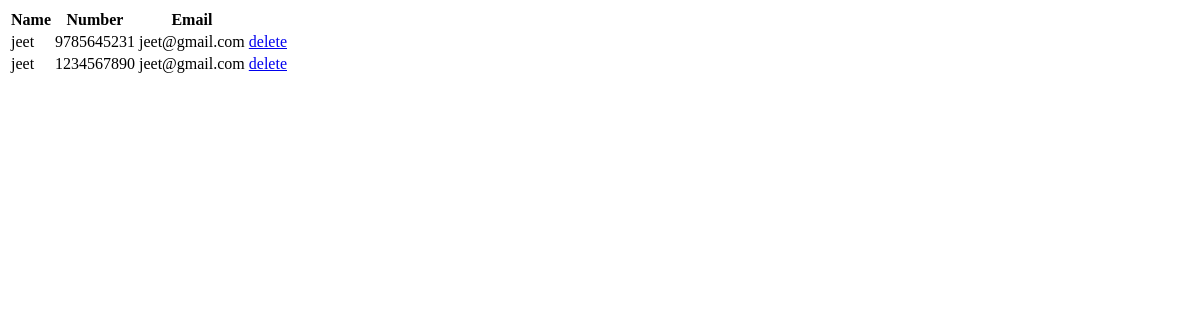
Page /getstudent on the earlier database version.
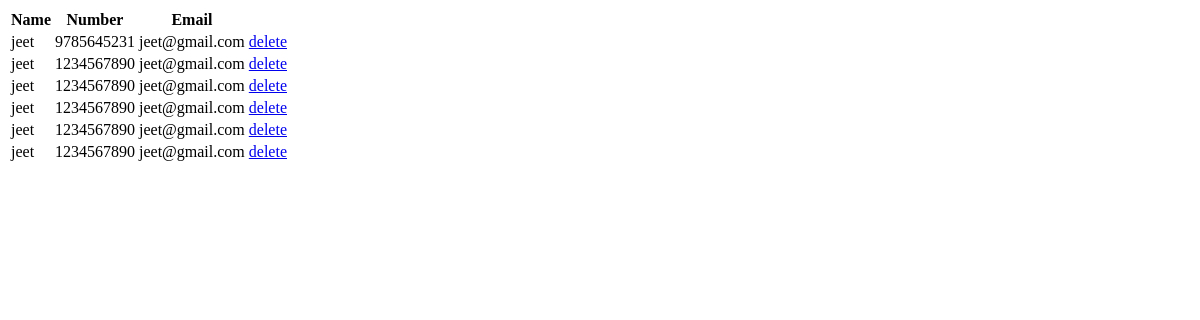
Same page on the later database version.
### myuserapp/models.py (models this page shows, shortened)
class Student(models.Model):
    name = models.CharField("Name",max_length=30)
    mobile = models.CharField("Number",max_length=10)
    email = models.EmailField("Email",blank=False)

### myuserapp/views.py (the view)
# urls.py: path('getstudent',views.getstudent),
def getstudent(request):
    myStudentList = Student.objects.all()
    return render(request,'getstudent.html',{'mydata' : myStudentList})

### templates/getstudent.html (shortened to what this page needs)
<!doctype html>
<html lang="en">
  <head>
  </head>
  <body>
    <table>
      <tr>
        <th>Name</th>
        <th>Number</th>
        <th>Email</th>
      </tr>
      {% for i in mydata %}
      <tr>
        <td>{{i.name}}</td>
        <td>{{i.mobile}}</td>
        <td>{{i.email}}</td>
        <td><a href="/deletestudent/{{i.id}}">delete</a></td>
      </tr>
      {% endfor %}
    </table>
  </body>
</html>

Differences in the rows shown:
added Student: name "jeet", mobile "1234567890", email "jeet@gmail.com"
added Student: name "jeet", mobile "1234567890", email "jeet@gmail.com"
added Student: name "jeet", mobile "1234567890", email "jeet@gmail.com"
added Student: name "jeet", mobile "1234567890", email "jeet@gmail.com"
